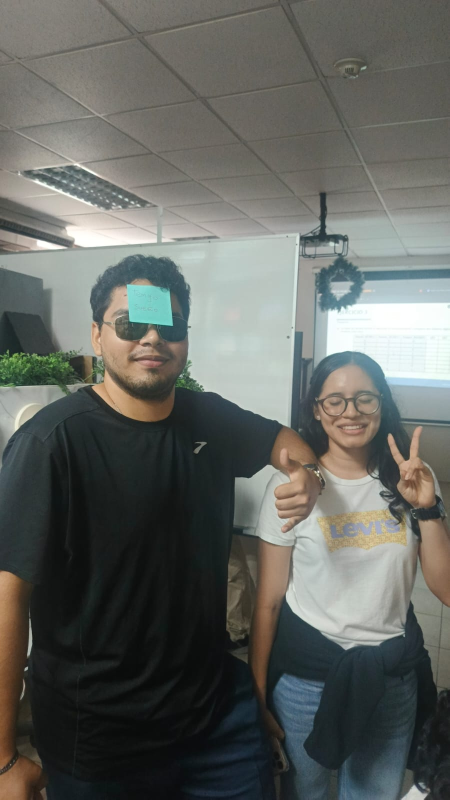
#> input picture Backend/app/models/ejemreal.jpeg, 899 x 1599 px (shown at 1/2 size)
$ python -i metadata_service.py   (imports and definitions only)
#> lines starting #> are read from the running program, lines starting #| are printed output that depends on the picture
#> further down, picture is the input picture: PIL image 899x1599 RGB; mean R, G, B 98.7, 101.4, 96.8
import hashlib
import json
import subprocess
from datetime import datetime
from pathlib import Path

import cv2
import numpy as np
from PIL import ExifTags, Image, ImageOps, IptcImagePlugin


# [55 lines left out: functions _safe_text, _jpeg_segments, _parse_exif_date, not called in this run]


def _face_candidates(image: Image.Image) -> dict:
    """Cuenta candidatos con la misma configuración del detector deepfake."""
    rgb = ImageOps.exif_transpose(image).convert("RGB")
    gray = cv2.cvtColor(np.asarray(rgb), cv2.COLOR_RGB2GRAY)
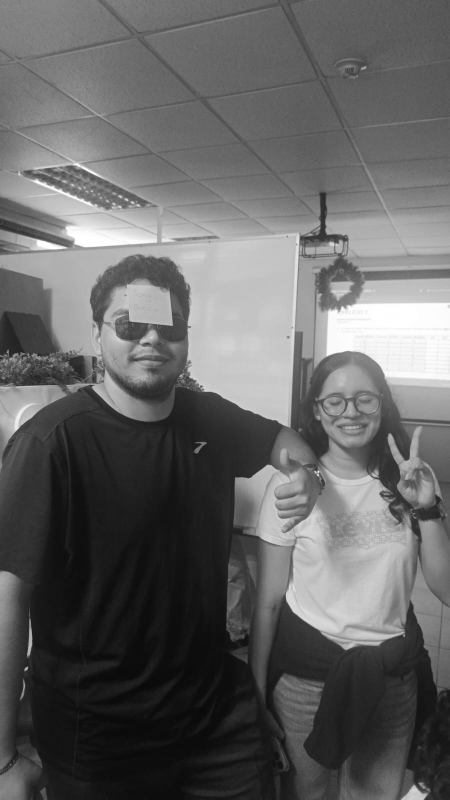
#> gray: shape (1599, 899) (shown at 1/2 size); min 8, max 255, mean 100
    cascade_path = cv2.data.haarcascades + "haarcascade_frontalface_default.xml"
    cascade = cv2.CascadeClassifier(cascade_path)
    if cascade.empty():
        return {"faces_detected": 0, "face_detection_status": "unavailable"}
    faces = cascade.detectMultiScale(
        gray, scaleFactor=1.1, minNeighbors=5, minSize=(80, 80)
    )
#> faces = [[626, 739, 150, 150], [191, 583, 222, 222]]
    # Deepfake ordena por área y procesa como máximo 12 candidatos. Mantener
    # aquí el mismo criterio evita que IA muestre falsos rostros pequeños o un
    # conteo diferente para el mismo archivo.
    faces = sorted(
        (tuple(int(value) for value in face) for face in faces),
        key=lambda face: face[2] * face[3],
        reverse=True,
    )[:12]
#> faces = [(191, 583, 222, 222), (626, 739, 150, 150)]
    largest_ratio = max(
        (float(width * height) / float(max(1, rgb.width * rgb.height))
         for _, _, width, height in faces),
        default=0.0,
    )
#> largest_ratio = 0.0343
    return {
        "faces_detected": int(len(faces)),
        "face_detection_status": "executed",
        "largest_face_area_percent": round(largest_ratio * 100, 2),
        "face_detector": "OpenCV Haar frontal-face (criterio Deepfake 80px)",
    }


# [102 lines left out: functions _image_metadata, _ffprobe_metadata, inspect_technical_metadata, not called in this run]

>>> from PIL import Image
>>> picture = Image.open('../models/ejemreal.jpeg')
>>> result = _face_candidates(picture)
#> result = 4 items
